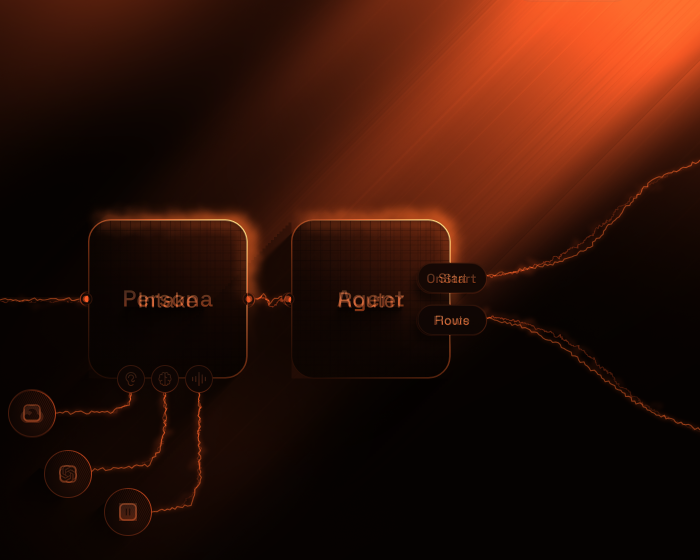
#> input picture work/replicas/fx/cmp-fxr1-overlay.png, 700 x 560 px
$ python fxblobs.py cmp-fxr1-overlay.png
#> lines starting #> are read from the running program, lines starting #| are printed output that depends on the picture; after the words box and inside, x2 and y2 are one past the last pixel; in counts of white or black regions, pixels touching at a corner belong together
"""List blobs (dots, nodes) in a reference crop: centre, size and mean colour, in CSS px.

    fxblobs.py <img> [--thr 12] [--scale 2] [--min 3]     thr = max-channel threshold over the background
"""
import sys
import numpy as np
from PIL import Image

a = sys.argv[1:]
def opt(n, d):
    if f'--{n}' in a:
        i = a.index(f'--{n}'); v = a[i + 1]; del a[i:i + 2]; return v
    return d
thr = float(opt('thr', 12)); S = float(opt('scale', 2)); mn = int(opt('min', 3))
A = np.asarray(Image.open(a[0]).convert('RGB')).astype(int)
H, W = A.shape[:2]
#> H = 560; W = 700
bg = np.median(A.reshape(-1, 3), 0)
#> bg = [21, 7, 3]
m = np.abs(A - bg).max(2) > thr
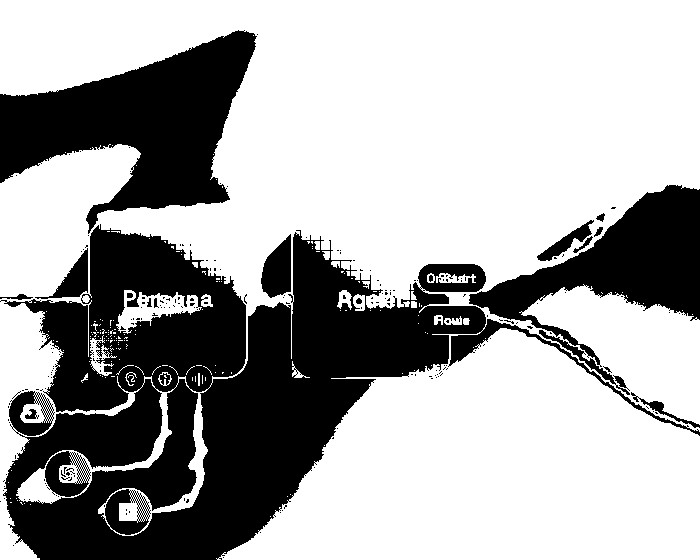
#> m: shape (560, 700) bool; 66% white; 217 black regions (198 under 20 px), largest, box (x1, y1, x2, y2) and area: (0, 224, 700, 560) 87090, (0, 30, 257, 234) 25261, (469, 185, 700, 367) 14945
lab = np.zeros((H, W), int); n = 0
for y in range(H):
    for x in range(W):
        if m[y, x] and not lab[y, x]:
            n += 1; st = [(y, x)]; lab[y, x] = n
            while st:
                cy, cx = st.pop()
                for dy, dx in ((1, 0), (-1, 0), (0, 1), (0, -1)):
                    yy, xx = cy + dy, cx + dx
                    if 0 <= yy < H and 0 <= xx < W and m[yy, xx] and not lab[yy, xx]:
                        lab[yy, xx] = n; st.append((yy, xx))
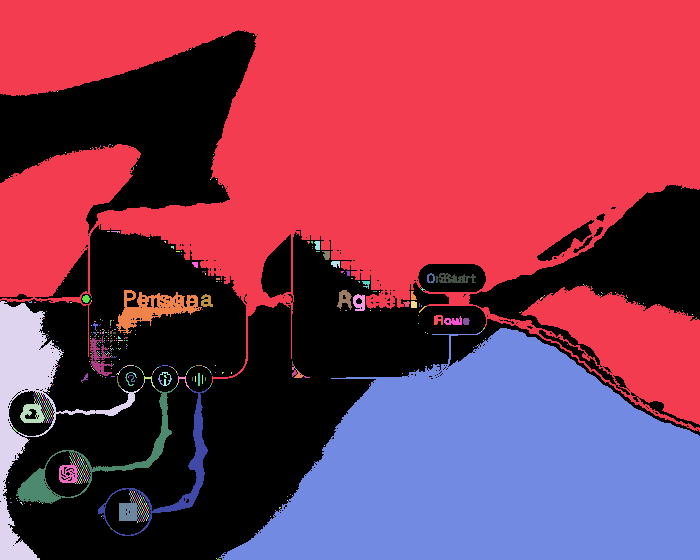
#> lab: shape (560, 700) int64; 665 distinct labels, from 0 to 664; one colour per label, 0 black
#> after the loop, n = 664
rows = []
for k in range(1, n + 1):
    ys, xs = np.where(lab == k)
    if len(ys) < mn: continue
    c = A[ys, xs].mean(0); pk = A[ys, xs].max(0)
    rows.append((xs.mean() / S, ys.mean() / S, (xs.max() - xs.min() + 1) / S, (ys.max() - ys.min() + 1) / S, c, pk))
#> this loop made 664 passes
#> (c, pk) on passes 1, 22, 23: ([95.08, 34.77, 14.45], [254, 206, 120]), ([34.33, 13, 5], [35, 13, 5]), ([34.55, 13.18, 5], [36, 14, 5])
#> after the loop, rows = 98 items
rows.sort(key=lambda r: (round(r[0] / 8), r[1]))
print(f'{len(rows)} blobs (bg #{int(bg[0]):02x}{int(bg[1]):02x}{int(bg[2]):02x})')
#| 98 blobs (bg #150703)
for x, y, w, h, c, pk in rows:
    print(f'{x:7.1f} {y:7.1f}  {w:4.1f}x{h:4.1f}  mean #{int(c[0]):02x}{int(c[1]):02x}{int(c[2]):02x}  peak #{pk[0]:02x}{pk[1]:02x}{pk[2]:02x}')
#> this loop made 98 passes
#> (x, y, w, h, c, pk) on passes 1, 3, 4, 5, 6, 8, 9, 10, 11, 13, 14: (7.39, 214.6, 2.5, 2.5, [48.33, 17.67, 8], [59, 22, 10]), (15.12, 150.9, 1.5, 1, [54, 18.25, 7], [78, 27, 10]), (12.28, 200.1, 70, 129.5, [13.26, 4.38, 1.89], [225, 87, 35]), (16.02, 206.6, 12.5, 10, [76.4, 32.86, 16.7], [149, 64, 32]), (27.88, 172.9, 1.5, 1, [8, 2.5, 1], [8, 3, 1]), (34.13, 236.7, 9.5, 10, [75.69, 33.13, 16.38], [141, 62, 33]), (42.78, 149.2, 4, 4, [157.6, 57.46, 24.2], [253, 92, 39]), (42.48, 188.6, 3.5, 4.5, [8, 2.33, 1], [8, 3, 1]), (47.47, 162.6, 2.5, 3.5, [8, 3, 1.27], [8, 3, 2]), (47.1, 166.2, 1.5, 1, [8, 3, 1.2], [8, 3, 2]), (47.33, 167.8, 1, 1, [8, 3, 1.67], [8, 3, 2])
#> (x, y, w, h, pk) on passes 2, 7, 12, 20, 22, 29: (10.33, 251.2, 1, 1, [8, 3, 1]), (29.33, 182.7, 1, 1, [8, 2, 1]), (51.3, 166.1, 1, 1.5, [8, 3, 1]), (55.25, 166, 1, 1.5, [8, 3, 1]), (59.33, 168.7, 1.5, 1.5, [8, 3, 1]), (66.5, 84, 0.5, 1.5, [8, 3, 1])
#|     7.4   214.6   2.5x 2.5  mean #301108  peak #3b160a
#|    10.3   251.2   1.0x 1.0  mean #080301  peak #080301
#|    15.1   150.9   1.5x 1.0  mean #361207  peak #4e1b0a
#|    12.3   200.1  70.0x129.5  mean #0d0401  peak #e15723
#|    16.0   206.6  12.5x10.0  mean #4c2010  peak #954020
#|    27.9   172.9   1.5x 1.0  mean #080201  peak #080301
#|    29.3   182.7   1.0x 1.0  mean #080201  peak #080201
#|    34.1   236.7   9.5x10.0  mean #4b2110  peak #8d3e21
#> (further printed lines are left out)

$ run again, on work/replicas/fx/cmp-fxr3-overlay.png
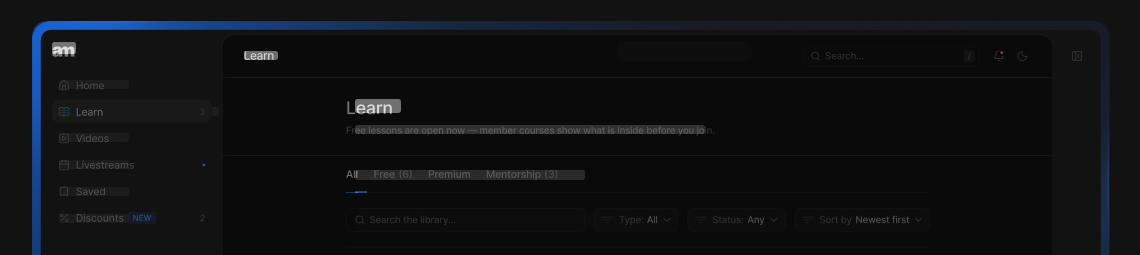
#> input picture work/replicas/fx/cmp-fxr3-overlay.png, 1140 x 255 px
#> bg = [10, 10, 10]
#> `m = np.abs(A - bg).max(2) > thr`:
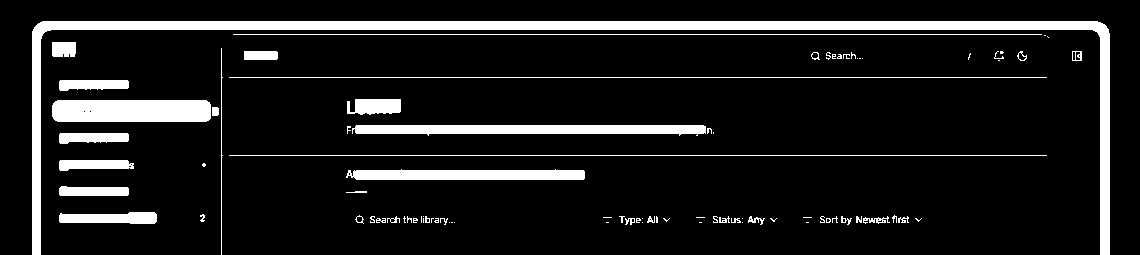
#> m: shape (255, 1140) bool; 10.9% white; 87 white regions (46 under 20 px), largest, box (x1, y1, x2, y2) and area: (32, 21, 1110, 255) 13937, (52, 100, 211, 122) 3456, (352, 125, 706, 136) 3172
#> after the loop `for y in range(H):`:
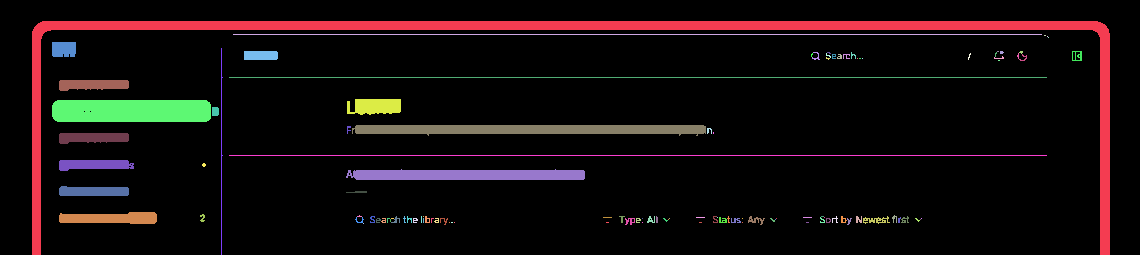
#> lab: shape (255, 1140) int64; 114 distinct labels, from 0 to 113; one colour per label, 0 black
#> the loop `for k in range(1, n + 1):` made 113 passes
#> (c, pk) on passes 1, 6, 7, 8, 10, 11, 12, 13: ([22.89, 47.36, 85.54], [38, 111, 213]), ([145.5, 145.5, 145.5], [222, 222, 222]), ([23.02, 23.02, 23.02], [25, 25, 25]), ([134.8, 134.8, 134.8], [210, 210, 210]), ([90.1, 40.3, 44.8], [131, 56, 63]), ([31.38, 31.38, 31.38], [40, 40, 40]), ([39.92, 39.92, 39.92], [49, 49, 49]), ([33.71, 33.71, 33.71], [43, 43, 43])
#> after the loop `for k in range(1, n + 1):`: rows = 87 items
#| 87 blobs (bg #0a0a0a)
#> the loop `for x, y, w, h, c, pk in rows:` made 87 passes
#> (x, y, w, h, c, pk) on passes 1 to 7: (31.7, 24.41, 12, 7.5, [145.5, 145.5, 145.5], [222, 222, 222]), (46.3, 42.11, 35, 5.5, [33.67, 33.67, 33.67], [70, 70, 70]), (46.32, 68.6, 35, 5.5, [35.45, 35.45, 35.45], [79, 79, 79]), (47.02, 82.11, 37.5, 5.5, [39.01, 39.01, 39.01], [78, 78, 78]), (46.61, 95.48, 35, 5, [34.86, 34.86, 34.86], [76, 76, 76]), (55.13, 108.9, 49, 6, [32.89, 35.76, 41.47], [80, 80, 130]), (65.6, 55.25, 79.5, 11, [26.55, 26.82, 27.36], [100, 100, 102])
#> (printed output is left out)

$ run again, on work/replicas/fx/cmp-fxr5-overlay.png
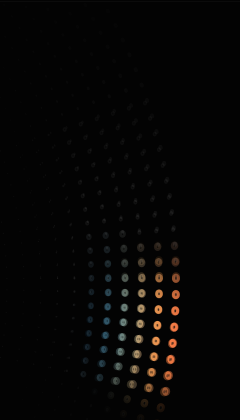
#> input picture work/replicas/fx/cmp-fxr5-overlay.png, 240 x 420 px
#> bg = [3, 3, 3]
#> `m = np.abs(A - bg).max(2) > thr`:
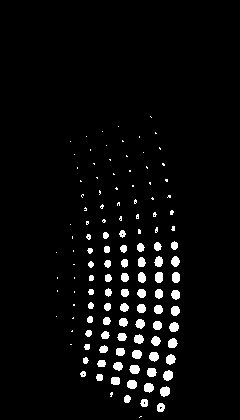
#> m: shape (420, 240) bool; 4.1% white; 126 white regions (60 under 20 px), largest, box (x1, y1, x2, y2) and area: (163, 370, 173, 381) 85, (160, 386, 170, 397) 84, (166, 354, 176, 365) 80
#> after the loop `for y in range(H):`:
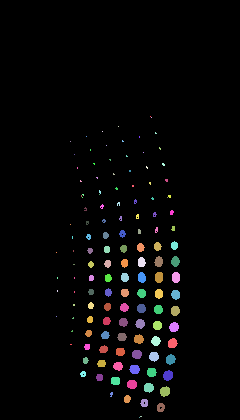
#> lab: shape (420, 240) int64; 133 distinct labels, from 0 to 132; one colour per label, 0 black
#> the loop `for k in range(1, n + 1):` made 132 passes
#> (c, pk) on passes 5, 8, 11, 16, 17, 18, 19, 21: ([18.33, 18.33, 18.33], [20, 20, 20]), ([18.33, 18.33, 18.33], [20, 20, 20]), ([19.25, 19.25, 19.25], [23, 23, 23]), ([19.67, 19.67, 19.67], [20, 20, 20]), ([20.33, 20.33, 20.33], [23, 23, 23]), ([19, 19, 19], [24, 24, 24]), ([20, 20, 20], [22, 22, 22]), ([22, 22, 22], [25, 25, 25])
#> after the loop `for k in range(1, n + 1):`: rows = 104 items
#| 104 blobs (bg #030303)
#> the loop `for x, y, w, h, c, pk in rows:` made 104 passes
#> (x, y, w, h, c, pk) on passes 1 to 7: (36, 118.5, 0.5, 1.5, [19, 19, 19], [24, 24, 24]), (35.83, 165.3, 1, 1, [15.33, 16.33, 17], [17, 18, 18]), (40.17, 90.33, 1, 1, [20.67, 20.67, 20.67], [21, 21, 21]), (41.33, 97.17, 1, 1, [22.33, 22.33, 22.33], [27, 27, 27]), (42.56, 104.4, 1.5, 2, [20.38, 20.38, 20.38], [28, 28, 28]), (43.45, 111.2, 1.5, 2, [20.6, 20.6, 20.6], [31, 31, 31]), (36.75, 152.2, 1, 1, [18.25, 19.25, 19.75], [22, 23, 23])
#> (printed output is left out)
